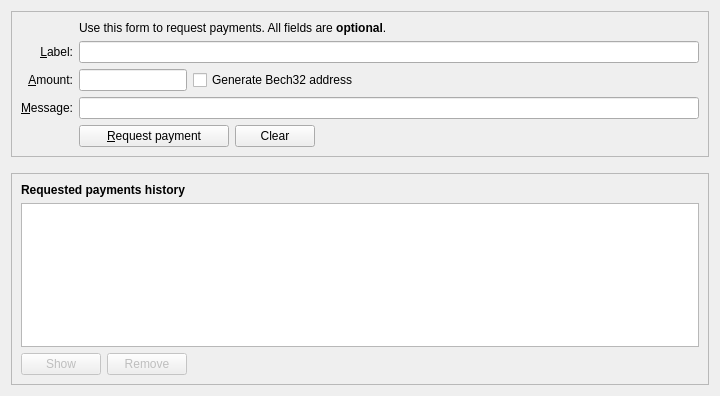
<?xml version="1.0" encoding="UTF-8"?>
<ui version="4.0">
 <class>ReceiveCoinsDialog</class>
 <widget class="QWidget" name="ReceiveCoinsDialog">
  <property name="geometry">
   <rect>
    <x>0</x>
    <y>0</y>
    <width>720</width>
    <height>396</height>
   </rect>
  </property>
  <layout class="QVBoxLayout" name="verticalLayout" stretch="0,0,1">
   <item>
    <widget class="QFrame" name="frame2">
     <property name="sizePolicy">
      <sizepolicy hsizetype="Preferred" vsizetype="Expanding">
       <horstretch>0</horstretch>
       <verstretch>0</verstretch>
      </sizepolicy>
     </property>
     <property name="frameShape">
      <enum>QFrame::StyledPanel</enum>
     </property>
     <property name="frameShadow">
      <enum>QFrame::Sunken</enum>
     </property>
     <layout class="QVBoxLayout" name="verticalLayout_3">
      <item>
       <layout class="QGridLayout" name="gridLayout">
        <item row="5" column="0">
         <widget class="QLabel" name="label">
          <property name="toolTip">
           <string>An optional amount to request. Leave this empty or zero to not request a specific amount.</string>
          </property>
          <property name="text">
           <string>&amp;Amount:</string>
          </property>
          <property name="alignment">
           <set>Qt::AlignRight|Qt::AlignTrailing|Qt::AlignVCenter</set>
          </property>
          <property name="buddy">
           <cstring>reqAmount</cstring>
          </property>
         </widget>
        </item>
        <item row="6" column="0">
         <widget class="QLabel" name="label_3">
          <property name="toolTip">
           <string>An optional message to attach to the payment request, which will be displayed when the request is opened. Note: The message will not be sent with the payment over the Crionic network.</string>
          </property>
          <property name="text">
           <string>&amp;Message:</string>
          </property>
          <property name="alignment">
           <set>Qt::AlignRight|Qt::AlignTrailing|Qt::AlignVCenter</set>
          </property>
          <property name="buddy">
           <cstring>reqMessage</cstring>
          </property>
         </widget>
        </item>
        <item row="4" column="2">
         <widget class="QLineEdit" name="reqLabel">
          <property name="toolTip">
           <string>An optional label to associate with the new receiving address.</string>
          </property>
         </widget>
        </item>
        <item row="2" column="2">
         <widget class="QLabel" name="label_5">
          <property name="text">
           <string>Use this form to request payments. All fields are &lt;b&gt;optional&lt;/b&gt;.</string>
          </property>
         </widget>
        </item>
        <item row="4" column="0">
         <widget class="QLabel" name="label_2">
          <property name="toolTip">
           <string>An optional label to associate with the new receiving address.</string>
          </property>
          <property name="text">
           <string>&amp;Label:</string>
          </property>
          <property name="alignment">
           <set>Qt::AlignRight|Qt::AlignTrailing|Qt::AlignVCenter</set>
          </property>
          <property name="buddy">
           <cstring>reqLabel</cstring>
          </property>
         </widget>
        </item>
        <item row="6" column="2">
         <widget class="QLineEdit" name="reqMessage">
          <property name="toolTip">
           <string>An optional message to attach to the payment request, which will be displayed when the request is opened. Note: The message will not be sent with the payment over the Crionic network.</string>
          </property>
         </widget>
        </item>
        <item row="7" column="2">
         <layout class="QHBoxLayout" name="horizontalLayout">
          <item>
           <widget class="QPushButton" name="receiveButton">
            <property name="minimumSize">
             <size>
              <width>150</width>
              <height>0</height>
             </size>
            </property>
            <property name="text">
             <string>&amp;Request payment</string>
            </property>
            <property name="icon">
             <iconset resource="../bitcoin.qrc">
              <normaloff>:/icons/receiving_addresses</normaloff>:/icons/receiving_addresses</iconset>
            </property>
           </widget>
          </item>
          <item>
           <widget class="QPushButton" name="clearButton">
            <property name="sizePolicy">
             <sizepolicy hsizetype="Minimum" vsizetype="Fixed">
              <horstretch>0</horstretch>
              <verstretch>0</verstretch>
             </sizepolicy>
            </property>
            <property name="toolTip">
             <string>Clear all fields of the form.</string>
            </property>
            <property name="text">
             <string>Clear</string>
            </property>
            <property name="icon">
             <iconset resource="../bitcoin.qrc">
              <normaloff>:/icons/remove</normaloff>:/icons/remove</iconset>
            </property>
            <property name="autoDefault">
             <bool>false</bool>
            </property>
           </widget>
          </item>
          <item>
           <spacer name="horizontalSpacer">
            <property name="orientation">
             <enum>Qt::Horizontal</enum>
            </property>
            <property name="sizeHint" stdset="0">
             <size>
              <width>40</width>
              <height>20</height>
             </size>
            </property>
           </spacer>
          </item>
         </layout>
        </item>
        <item row="7" column="0">
         <widget class="QLabel" name="label_7">
          <property name="text">
           <string/>
          </property>
         </widget>
        </item>
        <item row="5" column="2">
         <layout class="QHBoxLayout" name="horizontalLayout_6">
          <item>
           <widget class="BitcoinAmountField" name="reqAmount">
            <property name="sizePolicy">
             <sizepolicy hsizetype="Fixed" vsizetype="Fixed">
              <horstretch>0</horstretch>
              <verstretch>0</verstretch>
             </sizepolicy>
            </property>
            <property name="minimumSize">
             <size>
              <width>80</width>
              <height>0</height>
             </size>
            </property>
            <property name="maximumSize">
             <size>
              <width>1000</width>
              <height>100</height>
             </size>
            </property>
            <property name="toolTip">
             <string>An optional amount to request. Leave this empty or zero to not request a specific amount.</string>
            </property>
           </widget>
          </item>
          <item>
           <widget class="QCheckBox" name="useBech32">
            <property name="sizePolicy">
             <sizepolicy hsizetype="Fixed" vsizetype="Fixed">
              <horstretch>0</horstretch>
              <verstretch>0</verstretch>
             </sizepolicy>
            </property>
            <property name="maximumSize">
             <size>
              <width>1000</width>
              <height>16777215</height>
             </size>
            </property>
            <property name="focusPolicy">
             <enum>Qt::StrongFocus</enum>
            </property>
            <property name="toolTip">
             <string>Bech32 addresses (BIP-173) are cheaper to spend from and offer better protection against typos. When unchecked a P2SH wrapped SegWit address will be created, compatible with older wallets.</string>
            </property>
            <property name="text">
             <string>Generate Bech32 address</string>
            </property>
           </widget>
          </item>
          <item>
           <spacer name="horizontalSpacer_3">
            <property name="orientation">
             <enum>Qt::Horizontal</enum>
            </property>
            <property name="sizeHint" stdset="0">
             <size>
              <width>0</width>
              <height>0</height>
             </size>
            </property>
           </spacer>
          </item>
         </layout>
        </item>
       </layout>
      </item>
     </layout>
    </widget>
   </item>
   <item>
    <spacer name="verticalSpacer_2">
     <property name="orientation">
      <enum>Qt::Vertical</enum>
     </property>
     <property name="sizeHint" stdset="0">
      <size>
       <width>20</width>
       <height>10</height>
      </size>
     </property>
    </spacer>
   </item>
   <item>
    <widget class="QFrame" name="frame">
     <property name="sizePolicy">
      <sizepolicy hsizetype="Preferred" vsizetype="Expanding">
       <horstretch>0</horstretch>
       <verstretch>0</verstretch>
      </sizepolicy>
     </property>
     <property name="frameShape">
      <enum>QFrame::StyledPanel</enum>
     </property>
     <property name="frameShadow">
      <enum>QFrame::Raised</enum>
     </property>
     <layout class="QVBoxLayout" name="verticalLayout_2">
      <item>
       <widget class="QLabel" name="label_6">
        <property name="font">
         <font>
          <weight>75</weight>
          <bold>true</bold>
         </font>
        </property>
        <property name="text">
         <string>Requested payments history</string>
        </property>
       </widget>
      </item>
      <item>
       <widget class="QTableView" name="recentRequestsView">
        <property name="contextMenuPolicy">
         <enum>Qt::CustomContextMenu</enum>
        </property>
        <property name="tabKeyNavigation">
         <bool>false</bool>
        </property>
        <property name="sortingEnabled">
         <bool>true</bool>
        </property>
       </widget>
      </item>
      <item>
       <layout class="QHBoxLayout" name="horizontalLayout_2">
        <item>
         <widget class="QPushButton" name="showRequestButton">
          <property name="enabled">
           <bool>false</bool>
          </property>
          <property name="toolTip">
           <string>Show the selected request (does the same as double clicking an entry)</string>
          </property>
          <property name="text">
           <string>Show</string>
          </property>
          <property name="icon">
           <iconset resource="../bitcoin.qrc">
            <normaloff>:/icons/edit</normaloff>:/icons/edit</iconset>
          </property>
          <property name="autoDefault">
           <bool>false</bool>
          </property>
         </widget>
        </item>
        <item>
         <widget class="QPushButton" name="removeRequestButton">
          <property name="enabled">
           <bool>false</bool>
          </property>
          <property name="toolTip">
           <string>Remove the selected entries from the list</string>
          </property>
          <property name="text">
           <string>Remove</string>
          </property>
          <property name="icon">
           <iconset resource="../bitcoin.qrc">
            <normaloff>:/icons/remove</normaloff>:/icons/remove</iconset>
          </property>
          <property name="autoDefault">
           <bool>false</bool>
          </property>
         </widget>
        </item>
        <item>
         <spacer name="horizontalSpacer_2">
          <property name="orientation">
           <enum>Qt::Horizontal</enum>
          </property>
          <property name="sizeHint" stdset="0">
           <size>
            <width>40</width>
            <height>20</height>
           </size>
          </property>
         </spacer>
        </item>
       </layout>
      </item>
     </layout>
    </widget>
   </item>
  </layout>
 </widget>
 <customwidgets>
  <customwidget>
   <class>BitcoinAmountField</class>
   <extends>QLineEdit</extends>
   <header>qt/bitcoinamountfield.h</header>
   <container>1</container>
  </customwidget>
 </customwidgets>
 <tabstops>
  <tabstop>reqLabel</tabstop>
  <tabstop>reqAmount</tabstop>
  <tabstop>useBech32</tabstop>
  <tabstop>reqMessage</tabstop>
  <tabstop>receiveButton</tabstop>
  <tabstop>clearButton</tabstop>
  <tabstop>recentRequestsView</tabstop>
  <tabstop>showRequestButton</tabstop>
  <tabstop>removeRequestButton</tabstop>
 </tabstops>
 <resources>
  <include location="../bitcoin.qrc"/>
 </resources>
 <connections/>
</ui>
